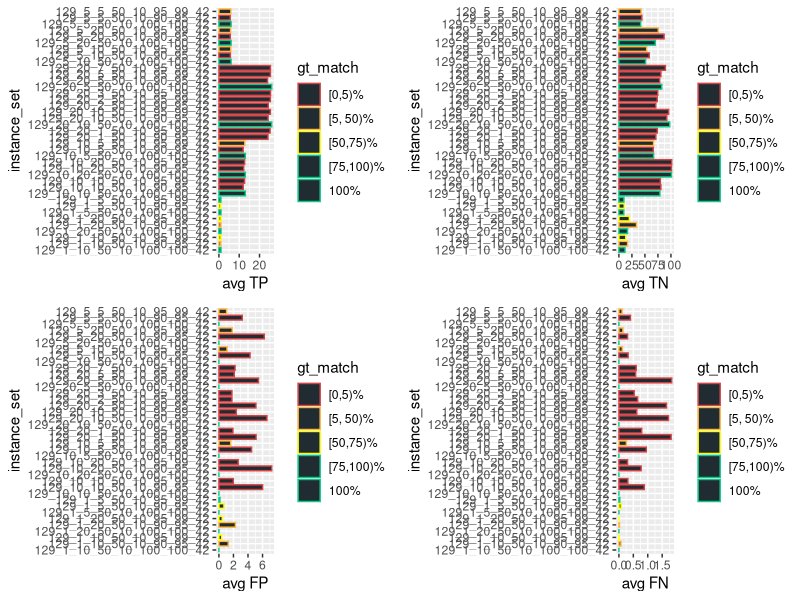
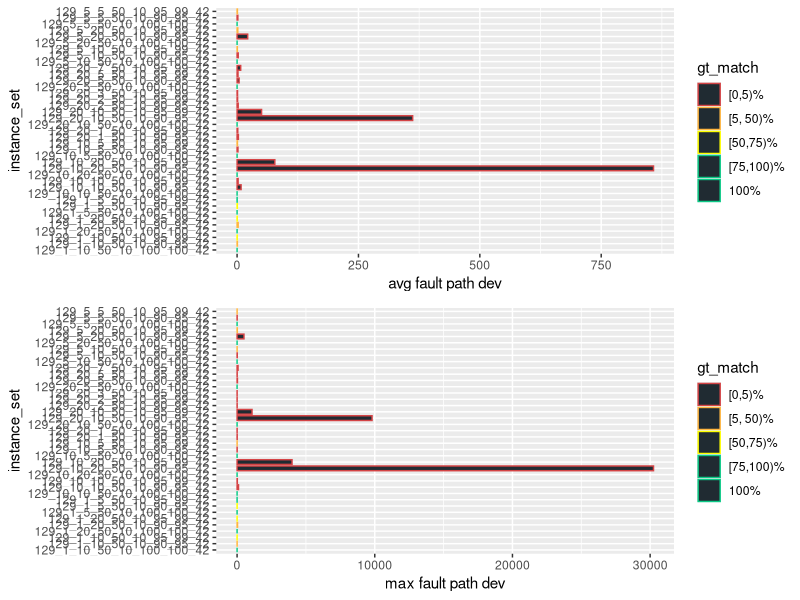
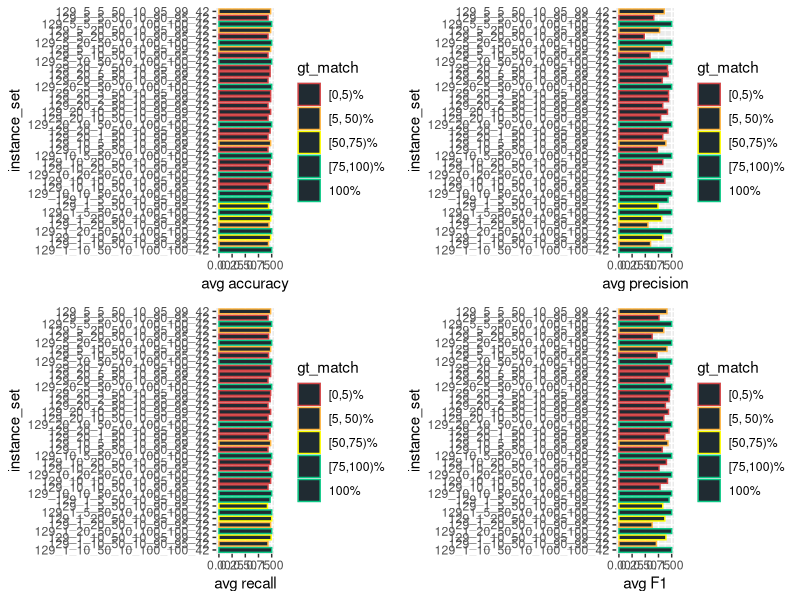
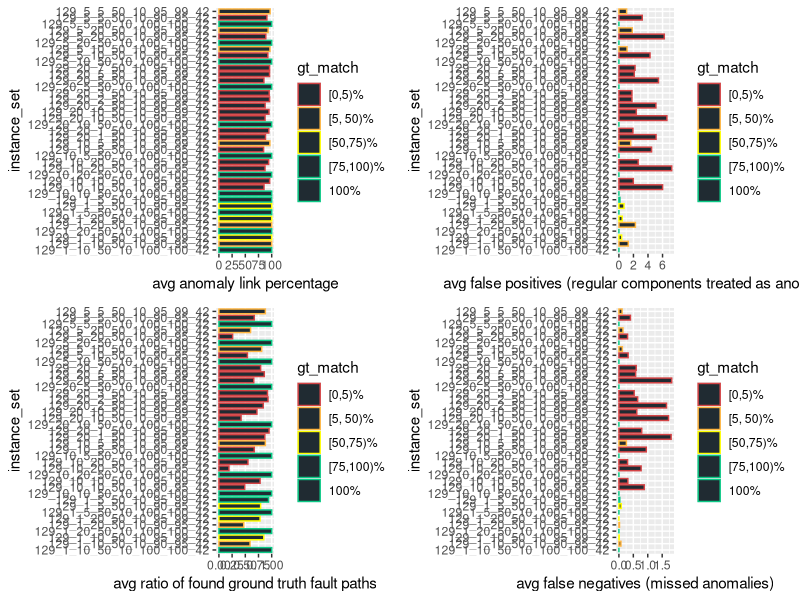
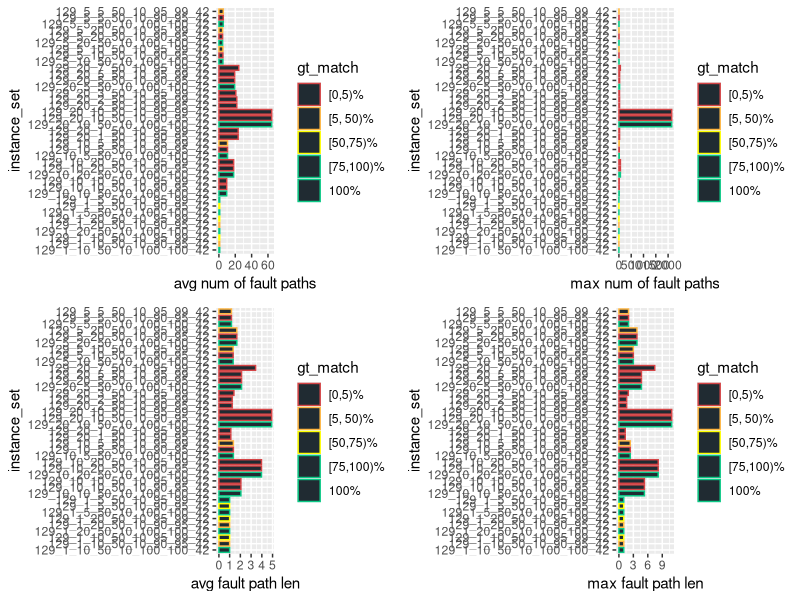

The R source for these figures, in order:
library(ggplot2)
library(gridExtra)

BAR_COLOR <- c(rgb(32, 43, 50, maxColorValue = 255))
BAR_DEF <- geom_bar(stat = "identity", fill = BAR_COLOR, width = 0.75)
COLOR_VALS <- c("#d44345", "#ffb641", "#ffff00", "#0bc986", "#0bc986")

gen_multi_plot_four <- function(
        pp1, pp2, pp3, pp4, y, x1, x2, x3, x4, filename
    ) {
    fpp1 <- pp1 + BAR_DEF + coord_flip() + xlab(y) + ylab(x1) + scale_color_manual(values = color_mapping)
    fpp2 <- pp2 + BAR_DEF + coord_flip() + xlab(y) + ylab(x2) + scale_color_manual(values = color_mapping)
    fpp3 <- pp3 + BAR_DEF + coord_flip() + xlab(y) + ylab(x3) + scale_color_manual(values = color_mapping)
    fpp4 <- pp4 + BAR_DEF + coord_flip() + xlab(y) + ylab(x4) + scale_color_manual(values = color_mapping)
    combined_plot <- grid.arrange(fpp1, fpp2, fpp3, fpp4, ncol = 2)
    ggsave(combined_plot, file = filename, width = 12, height = 6)
}

gen_multi_plot_two <- function(pp1, pp2, y, x1, x2, filename) {
    fpp1 <- pp1 + BAR_DEF + coord_flip() + xlab(y) + ylab(x1) + scale_color_manual(values = color_mapping)
    fpp2 <- pp2 + BAR_DEF + coord_flip() + xlab(y) + ylab(x2) + scale_color_manual(values = color_mapping)
    combined_plot <- grid.arrange(fpp1, fpp2, ncol = 1)
    ggsave(combined_plot, file = filename, width = 12, height = 6)
}

input <- read.csv(file = "cumulative_res.csv", header = TRUE, sep = ",")

# instead of the percentage value factor(gt_match_perc) for which I'd need 100
# colors, I only want to color / group them into 5 groups
LABELS <- c("[0,5)%", "[5, 50)%", "[50,75)%", "[75,100)%", "100%")
color_mapping <- setNames(COLOR_VALS, LABELS)

input$gt_match <- cut(
    input$gt_match_perc,
    breaks = c(0, 5, 50, 75, 100, Inf),
    labels = LABELS,
    include.lowest = TRUE,
    right = FALSE
)

p1 <- ggplot(
    data = input, aes_string(
        x = "instance_set", y = "avg_tp", color = "gt_match", group = "gt_match"
    )
)

p2 <- ggplot(
    data = input, aes_string(
        x = "instance_set", y = "avg_tn", color = "gt_match", group = "gt_match"
    )
)

p3 <- ggplot(
    data = input, aes_string(
        x = "instance_set", y = "avg_fp", color = "gt_match", group = "gt_match"
    )
)

p4 <- ggplot(
    data = input, aes_string(
        x = "instance_set", y = "avg_fn", color = "gt_match", group = "gt_match"
    )
)

# confusion matrix multiplot
gen_multi_plot_four(p1, p2, p3, p4, "instance_set", "avg TP", "avg TN", "avg FP", "avg FN", "confusion_matrix.png")

p1 <- ggplot(
    data = input, aes_string(
        x = "instance_set", y = "fp_dev_mean", color = "gt_match", group = "gt_match"
    )
)

p2 <- ggplot(
    data = input, aes_string(
        x = "instance_set", y = "fp_dev_max", color = "gt_match", group = "gt_match"
    )
)

# fault path dev multiplot
gen_multi_plot_two(p1, p2, "instance_set", "avg fault path dev", "max fault path dev", "fault_path_dev.png")

p1 <- ggplot(
    data = input, aes_string(
        x = "instance_set", y = "avg_acc", color = "gt_match", group = "gt_match"
    )
)

p2 <- ggplot(
    data = input, aes_string(
        x = "instance_set", y = "avg_prec", color = "gt_match", group = "gt_match"
    )
)

p3 <- ggplot(
    data = input, aes_string(
        x = "instance_set", y = "avg_rec", color = "gt_match", group = "gt_match"
    )
)

p4 <- ggplot(
    data = input, aes_string(
        x = "instance_set", y = "avg_f1", color = "gt_match", group = "gt_match"
    )
)

# common eval metrics
gen_multi_plot_four(p1, p2, p3, p4, "instance_set", "avg accuracy", "avg precision", "avg recall", "avg F1", "eval_metrics.png")

p1 <- ggplot(
    data = input, aes_string(
        x = "instance_set", y = "avg_ano_link_perc", color = "gt_match", group = "gt_match"
    )
)

p2 <- ggplot(
    data = input, aes_string(
        x = "instance_set", y = "avg_fp", color = "gt_match", group = "gt_match"
    )
)

p3 <- ggplot(
    data = input, aes_string(
        x = "instance_set", y = "avg_ratio_of_found_gtfp", color = "gt_match", group = "gt_match"
    )
)

p4 <- ggplot(
    data = input, aes_string(
        x = "instance_set", y = "avg_fn", color = "gt_match", group = "gt_match"
    )
)

# ground truth analysis
gen_multi_plot_four(
    p1, p2, p3, p4,
    "instance_set",
    "avg anomaly link percentage",
    "avg false positives (regular components treated as anomalies)",
    "avg ratio of found ground truth fault paths",
    "avg false negatives (missed anomalies)",
    "gt_analysis.png"
)

p1 <- ggplot(
    data = input, aes_string(
        x = "instance_set", y = "avg_num_fault_paths", color = "gt_match", group = "gt_match"
    )
)

p2 <- ggplot(
    data = input, aes_string(
        x = "instance_set", y = "max_num_fault_paths", color = "gt_match", group = "gt_match"
    )
)

p3 <- ggplot(
    data = input, aes_string(
        x = "instance_set", y = "avg_fault_path_len", color = "gt_match", group = "gt_match"
    )
)

p4 <- ggplot(
    data = input, aes_string(
        x = "instance_set", y = "max_fault_path_len", color = "gt_match", group = "gt_match"
    )
)

# fault path plot
gen_multi_plot_four(p1, p2, p3, p4, "instance_set", "avg num of fault paths", "max num of fault paths", "avg fault path len", "max fault path len", "fault_paths.png")
